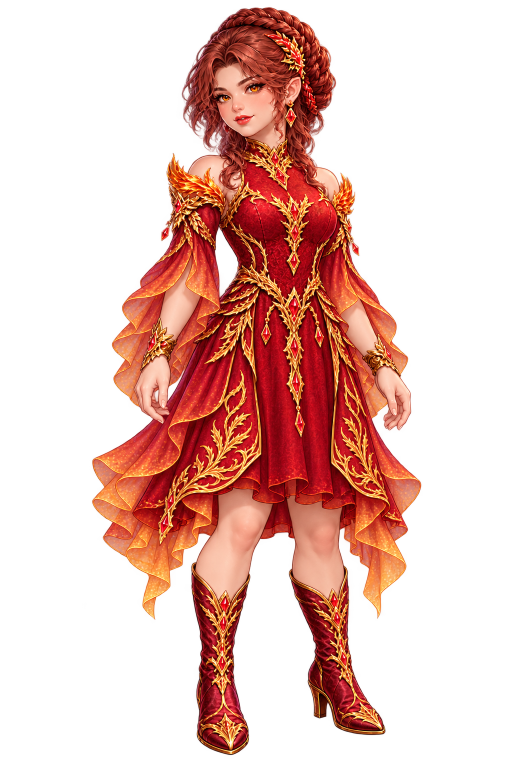
#> input picture art-source/avatars/revisions/dwarf-reference-v3/prior-female-body.png, 1024 x 1536 px, given in place of kamael-male.png, which was not available (shown at 1/2 size)
$ python record.py
#> lines starting #> are read from the running program, lines starting #| are printed output that depends on the picture; pictures that were not available may be replaced by others from this repository, and a replacement may not be noted
import json,shutil
from pathlib import Path
from PIL import Image,ImageOps
root=Path(__file__).resolve().parents[4]; base=Path(__file__).resolve().parent
jobs=json.loads((base/'accepted.json').read_text())
#> (reads art-source/avatars/revisions/kamael-reference-v2/accepted.json from the repository)
for cat in ['races','portraits']:
 directory=root/'art-source/avatars'/cat
 current=json.loads((directory/'jobs.json').read_text(encoding='utf-8-sig'))
 for j in jobs:
  entry=next(x for x in current if x['key']==j['key'])
  entry.setdefault('history',[]).append({k:v for k,v in entry.items() if k!='history'})
  source=f"art-source/avatars/{cat}/{j['key']}.png"
  generated=j['generatedPath'] if cat=='races' else j['portraitGeneratedPath']
  shutil.copyfile(generated,root/source)
  entry.update(source=source,generatedPath=generated,prompt=j['prompt'] if cat=='races' else j['portraitPrompt'],revision='v2',references=j['references'] if cat=='races' else [f"art-source/avatars/races/{j['key']}.png"],review='Reviewed: sharper adult Kamael face, pointed ears, lean anatomy, one natural ivory feather wing; female high ponytail. Alpha, full body silhouette and identity accepted.')
  if cat=='races' and 'hairEditPrompt' in j: entry['hairEditPrompt']=j['hairEditPrompt']
 (directory/'jobs.json').write_text(json.dumps(current,ensure_ascii=False,indent=2)+'\n',encoding='utf-8')
#> this loop made 2 passes; (reads art-source/avatars/revisions/kamael-reference-v2/jobs.json from the repository)
canvas=Image.new('RGB',(720,650),'#17212d')
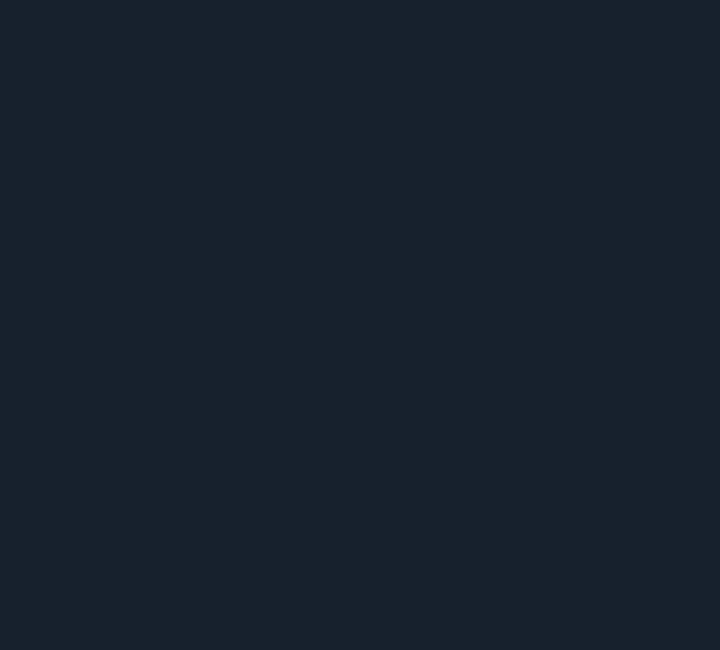
#> canvas: PIL image 720x650 RGB; mean R, G, B 23, 33, 45
for i,j in enumerate(jobs):
 with Image.open(root/f"art-source/avatars/races/{j['key']}.png") as im:
#> im is the input picture: PIL image 1024x1536 RGBA; mean R, G, B, A 101.2, 42.5, 28.7, 86.4
  assert im.getchannel('A').getextrema()[0]==0
  im=ImageOps.contain(im.convert('RGBA'),(340,610))
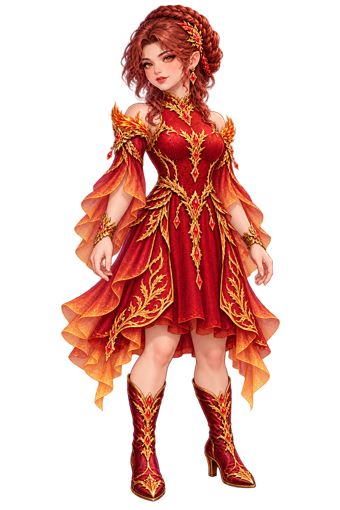
#> im: PIL image 340x510 RGBA; mean R, G, B, A 66.2, 26.6, 18.8, 86.5; transparent parts drawn white
  canvas.paste(im,(i*360+(360-im.width)//2,(650-im.height)//2),im)
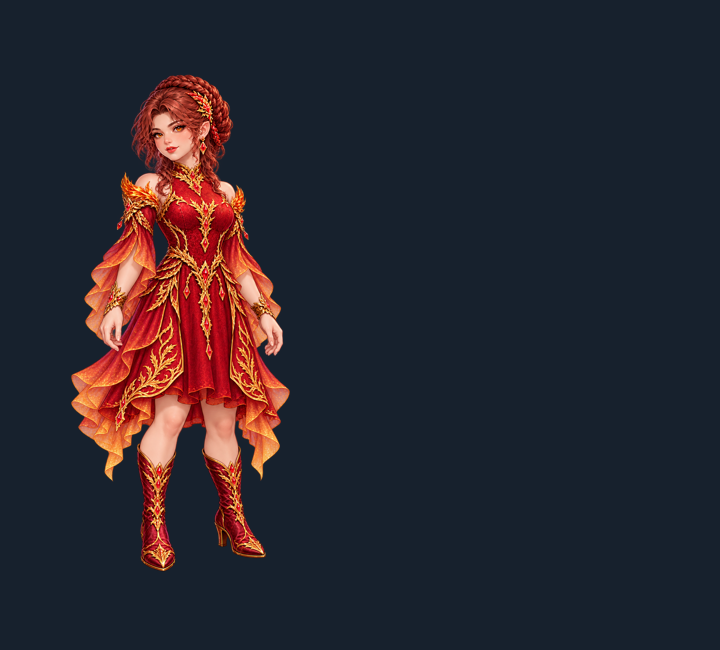
#> canvas: PIL image 720x650 RGB; mean R, G, B 43.3, 38.3, 46.1
#> (the run stopped early here; a loop or call above may not have finished)
